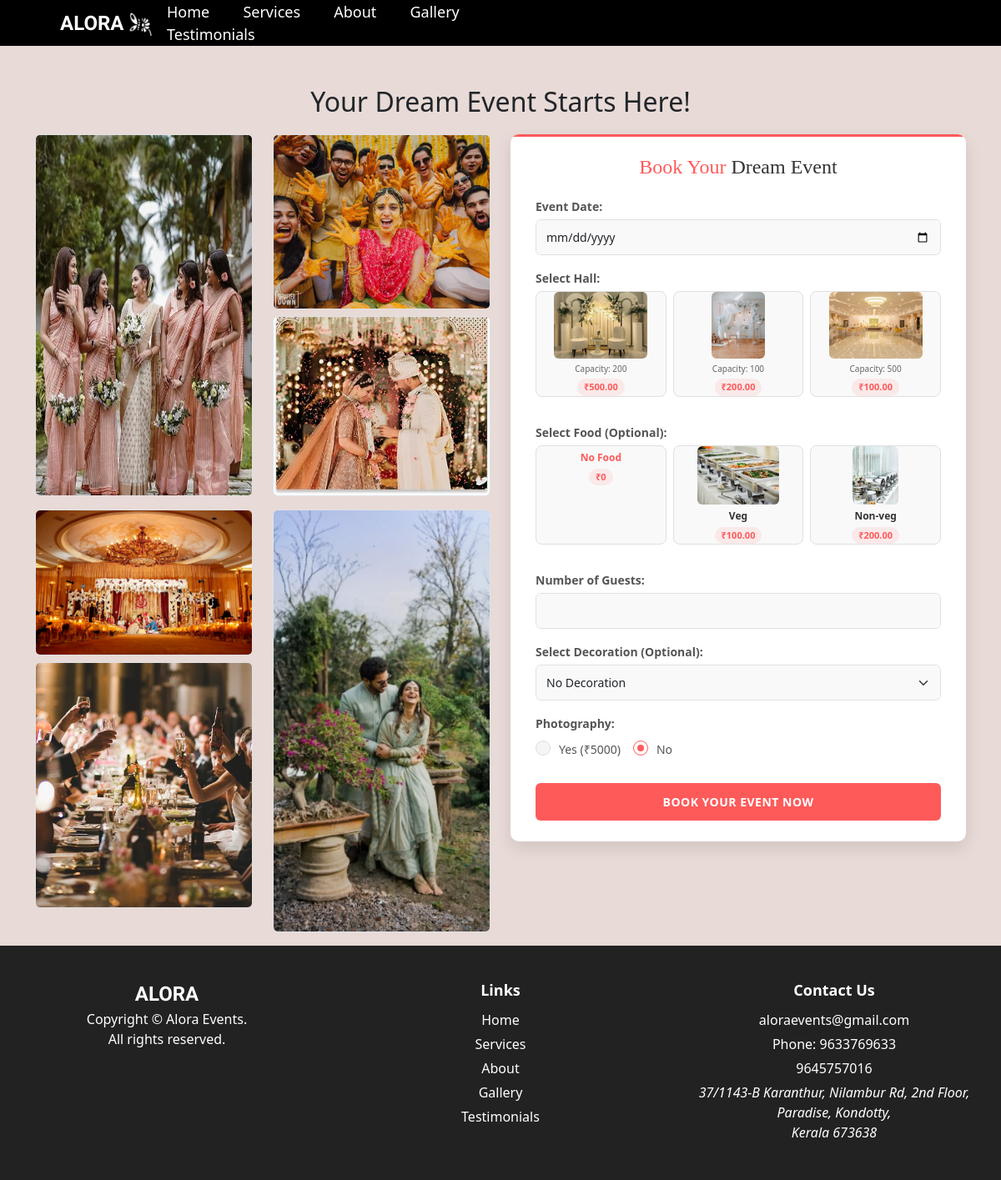
/booking_page (signed in), run on an earlier commit of the app's database.
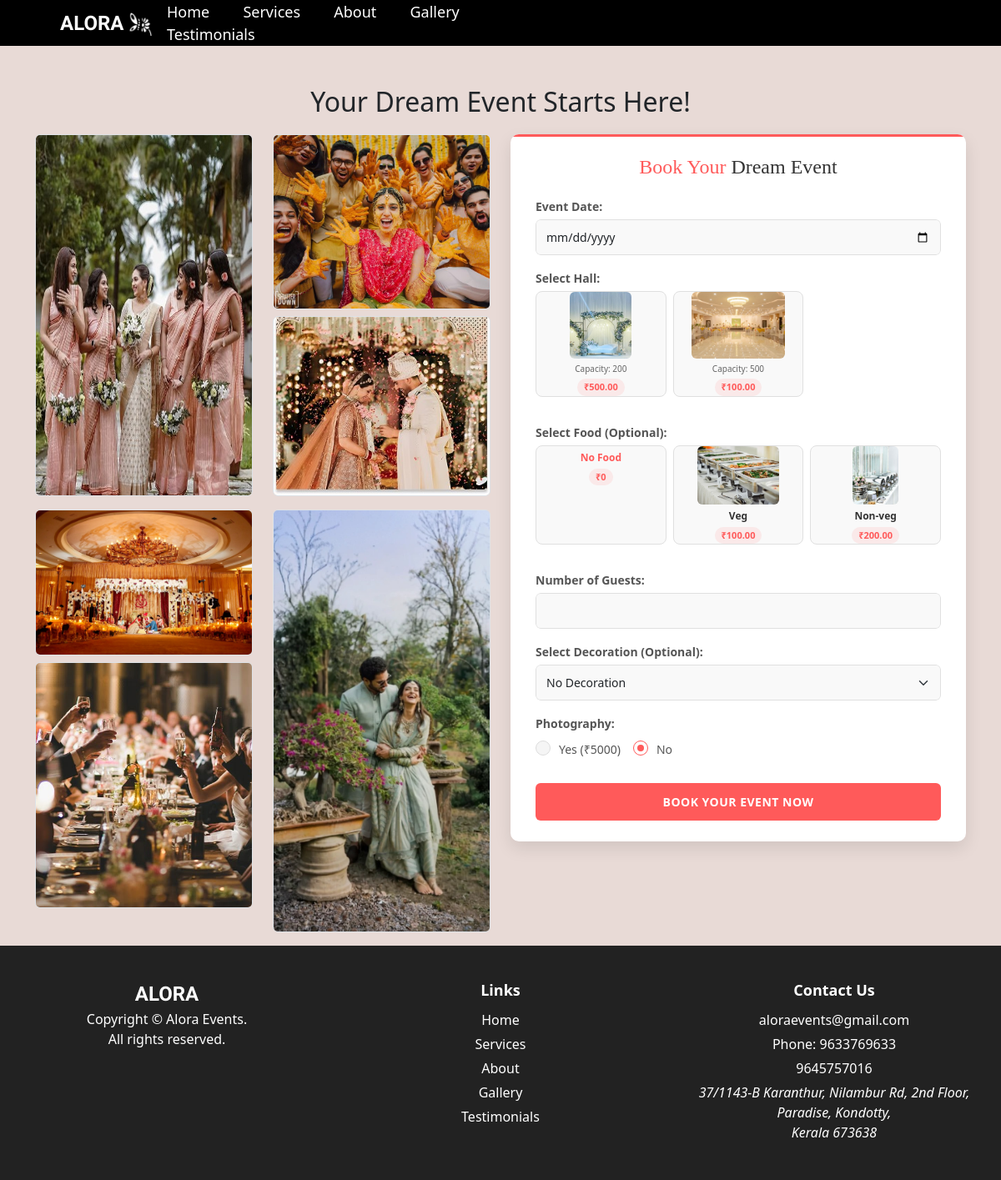
And on a later commit of the database.
### aloraapp/models.py (models this page shows)
class Halls(models.Model):
    hall_name=models.CharField(max_length=100)
    location=models.CharField(max_length=200)
    capacity=models.IntegerField()
    price_per_day=models.DecimalField(max_digits=10,decimal_places=2)
    photo_url=models.FileField()
    hall_description=models.TextField(null=True,blank=True)

class Food(models.Model):
    food_name=models.CharField(max_length=100,null=True)
    food_image=models.FileField()
    food_price=models.DecimalField(max_digits=10,decimal_places=2)

### aloraapp/views.py (the view, shortened to what this page needs)
# urls.py: path('booking_page',views.booking_page,name='booking_page'),
@login_required(login_url='login')
def booking_page(request):
    halls=Halls.objects.all()
    foods=Food.objects.all()
    decorations=Decoration.objects.all()
    photography_price=5000
    context = {'halls':halls,'foods':foods,'decorations':decorations,'photography_price':photography_price}
    return render(request,'booking_page.html',context)

### template/booking_page.html (shortened to what the changed rows need)
<!DOCTYPE html>
<html lang="en">
<head>
    {% load static %}
    <link href="https://cdn.jsdelivr.net/npm/bootstrap@5.3.0/dist/css/bootstrap.min.css" rel="stylesheet">
    <link rel="stylesheet" href="https://cdnjs.cloudflare.com/ajax/libs/font-awesome/6.0.0-beta3/css/all.min.css">
</head>
<body>
    <div class="container mt-5">
        <h2 class="text-center">Your Dream Event Starts Here!</h2>
        <div class="row gallery-wrapper">
            <div class="col-lg-6">
                <div class="book-form">
                    <form method="post">
                        <div class="mb-2">
                            <div class="row g-2">
                                {% for hall in halls %}
                                <div class="col-md-4 mb-2">
                                    <div class="selection-card hall-card">
                                        <label class="d-block text-center hall-selection">
                                            <div class="selection-image-container">
                                                <img src="{{ hall.photo_url.url }}" alt="{{ hall.name }}" class="img-fluid rounded hall-option" style="cursor:pointer; height: 80px; object-fit: cover;">
                                            </div>
                                            <div class="selection-detail">Capacity: {{ hall.capacity }}</div>
                                            <div class="selection-price">₹{{ hall.price_per_day }}</div>
                                        </label>
                                    </div>
                                </div>
                                {% endfor %}
                            </div>
                        </div>
                        <div class="mb-2">
                            <div class="row g-2">
                                {% for food in foods %}
                                <div class="col-md-4 mb-2">
                                    <div class="selection-card food-card">
                                        <label class="d-block text-center food-selection">
                                            <div class="selection-image-container">
                                                <img src="{{ food.food_image.url }}" alt="{{ food.food_name }}" class="img-fluid rounded food-option" style="cursor:pointer; height: 70px; object-fit: cover;">
                                            </div>
                                            <div class="selection-label">{{ food.food_name }}</div>
                                            <div class="selection-price">₹{{ food.food_price }}</div>
                                        </label>
                                    </div>
                                </div>
                                {% endfor %}
                            </div>
                        </div>
                    </form>
                </div>
            </div>
        </div>
    </div>
</body>
</html>

What changed in the data, as far as the page shows it:
removed Halls: photo_url (picture), capacity "100", price_per_day "200.00"
changed Halls (number 1 of 2 on the later page): photo_url: a different picture
